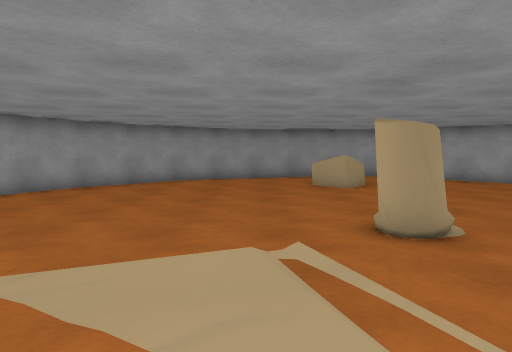
view 1 (above)

16 first-person views from a walk through a 3-D level made in the Unity game engine. The camera is 1.2 m above the floor, tilts 4° down and sees 75° across. The floor is counted in squares, 1 m on a side. Each view is taken from the middle of a square. On the plan, view 1 faces up. The plan holds only what a view shows up to about 14 squares ahead; the rest is blank. The place goes on beyond the plan. The player is left out.

view 2
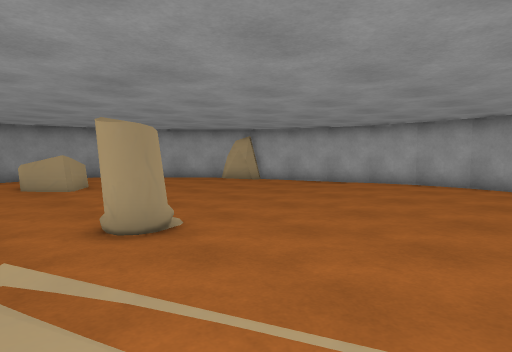

view 3
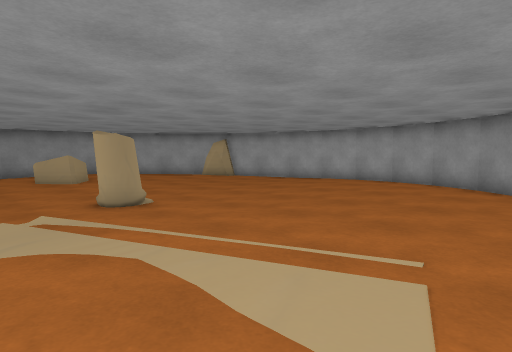

view 4
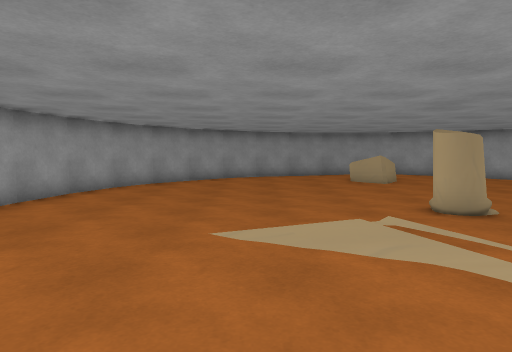

view 5
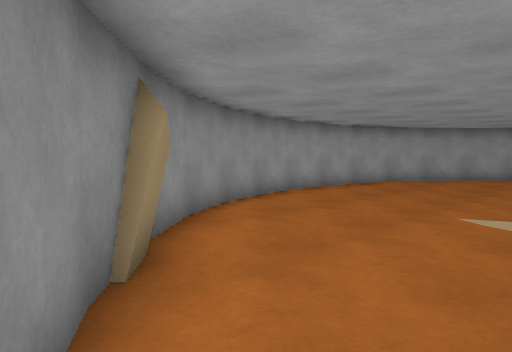

view 6
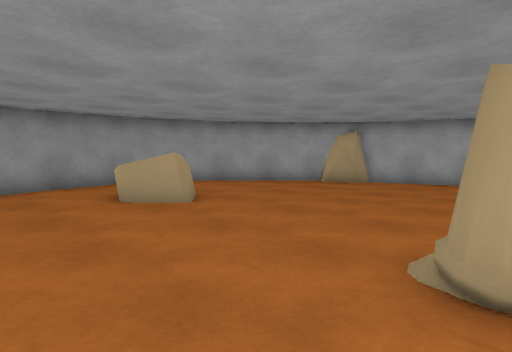

view 7
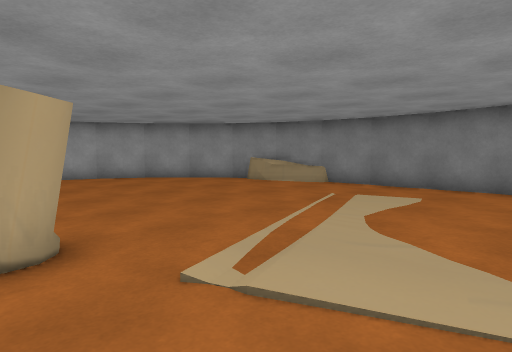

view 8
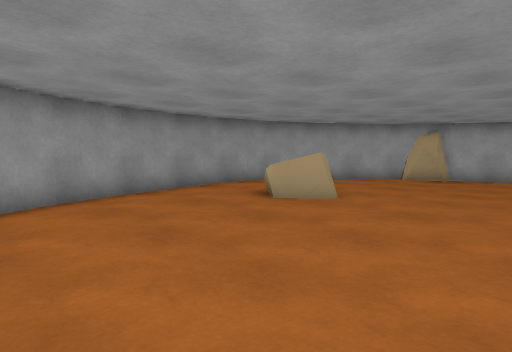

view 9
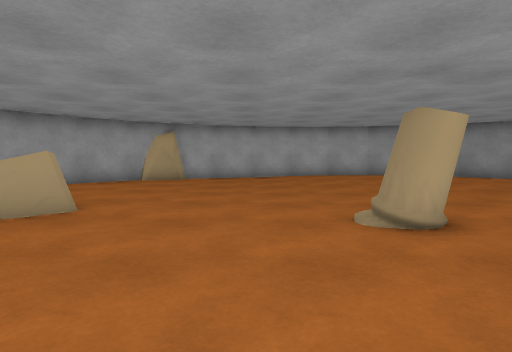

view 10
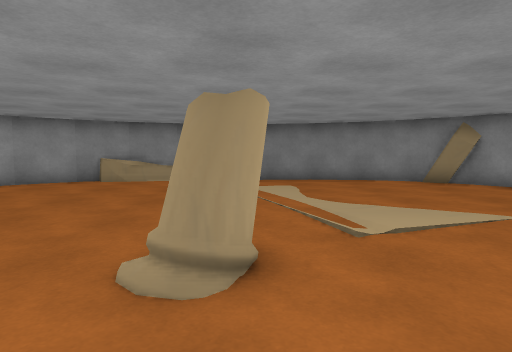

view 11
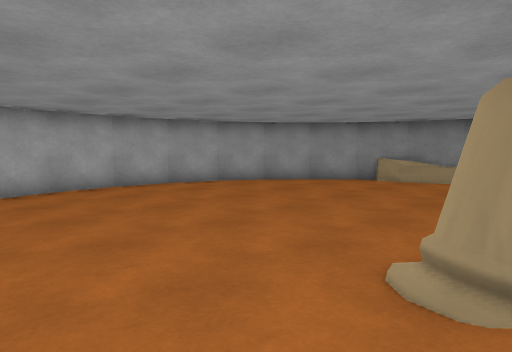

view 12
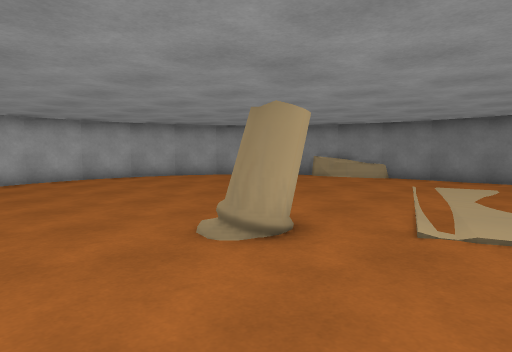

view 13
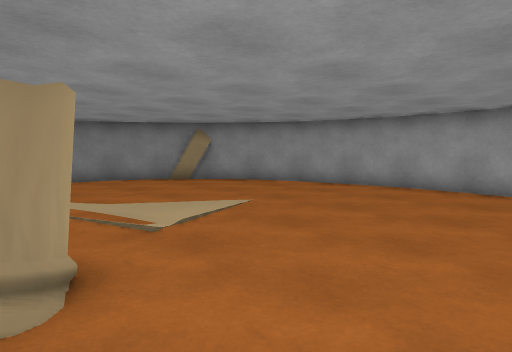

view 14
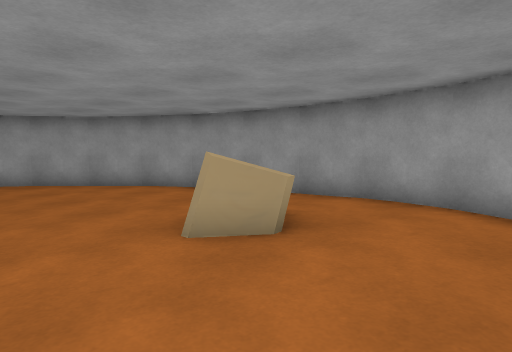

view 15
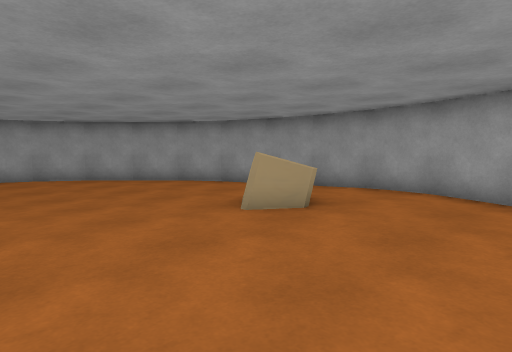

view 16
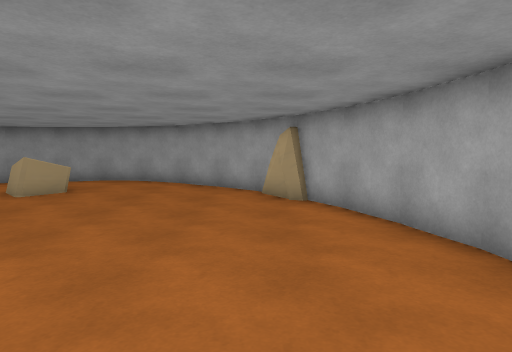

### Floor plan
Key: @ floor where view 1 was taken; # wall or solid block; . main floor; - floor 0.25 m lower than the main floor; = window, fence, low wall or low ledge; B block.
Columns run from 8 left of view 1 to 13 right of it. Each row starts with its distance up from view 1.
 16       ##########
 15     ###........###
 14    ##............##
 13   ##......B=#.....##
 12  ##........=#......#
 11  #.................##
 10 ##..................##
  9 #....---.............#
  8 #.....---............#
  7 #......--............#
  6 #.........##.........#
  5 #.........##.........#
  4 #....................#
  3 #....................#
  2 #....................#
  1 ##..................##
  0  #......@...........#
 -1  ##................##
 -2   ###.............##
 -3    ##...........###
 -4     ###.......###
 -5       #########

Positions as (right, up) in squares from view 1, and headings:
1: (0, 0), facing up
2: (0, 0), facing up-right
3: (-1, -3), facing up-right
4: (-2, -2), facing up
5: (-1, -4), facing up-left
6: (-1, 5), facing up-right
7: (-2, 6), facing down-right
8: (-4, 7), facing up-right
9: (-3, 8), facing right
10: (2, 9), facing down
11: (2, 9), facing down-right
12: (-1, 9), facing down-right
13: (3, 9), facing down-left
14: (7, 9), facing up-left
15: (8, 7), facing up-left
16: (10, 2), facing up
